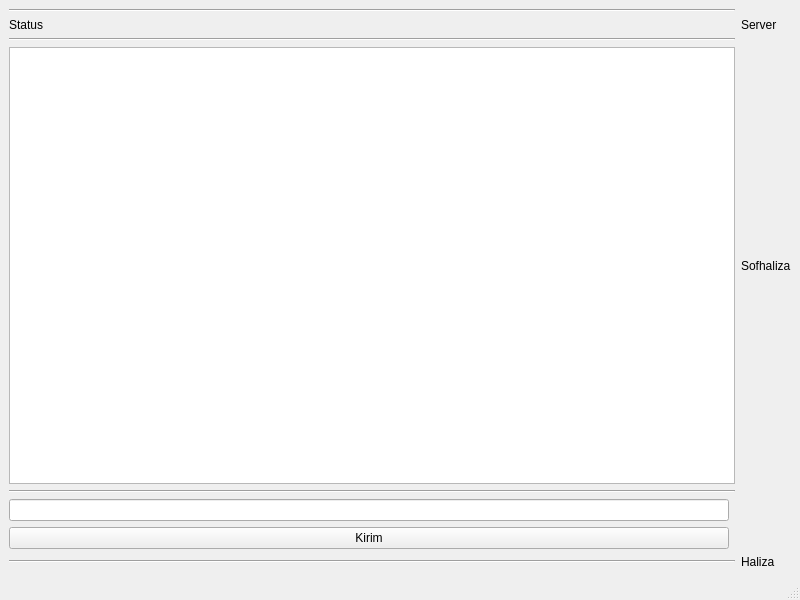
<?xml version="1.0" encoding="UTF-8"?>
<ui version="4.0">
 <class>Tampil</class>
 <widget class="QMainWindow" name="Tampil">
  <property name="geometry">
   <rect>
    <x>0</x>
    <y>0</y>
    <width>800</width>
    <height>600</height>
   </rect>
  </property>
  <property name="windowTitle">
   <string>MainWindow</string>
  </property>
  <widget class="QWidget" name="centralwidget">
   <layout class="QGridLayout" name="gridLayout">
    <item row="1" column="2">
     <widget class="QLabel" name="label_4">
      <property name="text">
       <string>Server</string>
      </property>
     </widget>
    </item>
    <item row="10" column="0" colspan="2">
     <widget class="Line" name="line_3">
      <property name="orientation">
       <enum>Qt::Horizontal</enum>
      </property>
     </widget>
    </item>
    <item row="0" column="0" colspan="2">
     <widget class="Line" name="line_2">
      <property name="orientation">
       <enum>Qt::Horizontal</enum>
      </property>
     </widget>
    </item>
    <item row="15" column="0" colspan="2">
     <widget class="Line" name="line_4">
      <property name="orientation">
       <enum>Qt::Horizontal</enum>
      </property>
     </widget>
    </item>
    <item row="5" column="0" colspan="2">
     <widget class="TreeSubwin" name="treeView"/>
    </item>
    <item row="3" column="0" colspan="2">
     <widget class="Line" name="line">
      <property name="orientation">
       <enum>Qt::Horizontal</enum>
      </property>
     </widget>
    </item>
    <item row="15" column="2">
     <widget class="QLabel" name="label_5">
      <property name="text">
       <string>Haliza</string>
      </property>
     </widget>
    </item>
    <item row="13" column="0">
     <widget class="QLineEdit" name="lineEdit"/>
    </item>
    <item row="5" column="2">
     <widget class="QLabel" name="label_3">
      <property name="text">
       <string>Sofhaliza</string>
      </property>
     </widget>
    </item>
    <item row="14" column="0">
     <widget class="QPushButton" name="pushButton">
      <property name="text">
       <string>Kirim</string>
      </property>
     </widget>
    </item>
    <item row="1" column="0">
     <widget class="QLabel" name="label">
      <property name="text">
       <string>Status</string>
      </property>
     </widget>
    </item>
   </layout>
  </widget>
  <widget class="QMenuBar" name="menubar">
   <property name="geometry">
    <rect>
     <x>0</x>
     <y>0</y>
     <width>800</width>
     <height>22</height>
    </rect>
   </property>
  </widget>
  <widget class="QStatusBar" name="statusbar"/>
 </widget>
 <customwidgets>
  <customwidget>
   <class>TreeSubwin</class>
   <extends>QTreeView</extends>
   <header>treesubwin.h</header>
  </customwidget>
 </customwidgets>
 <resources/>
 <connections/>
</ui>
